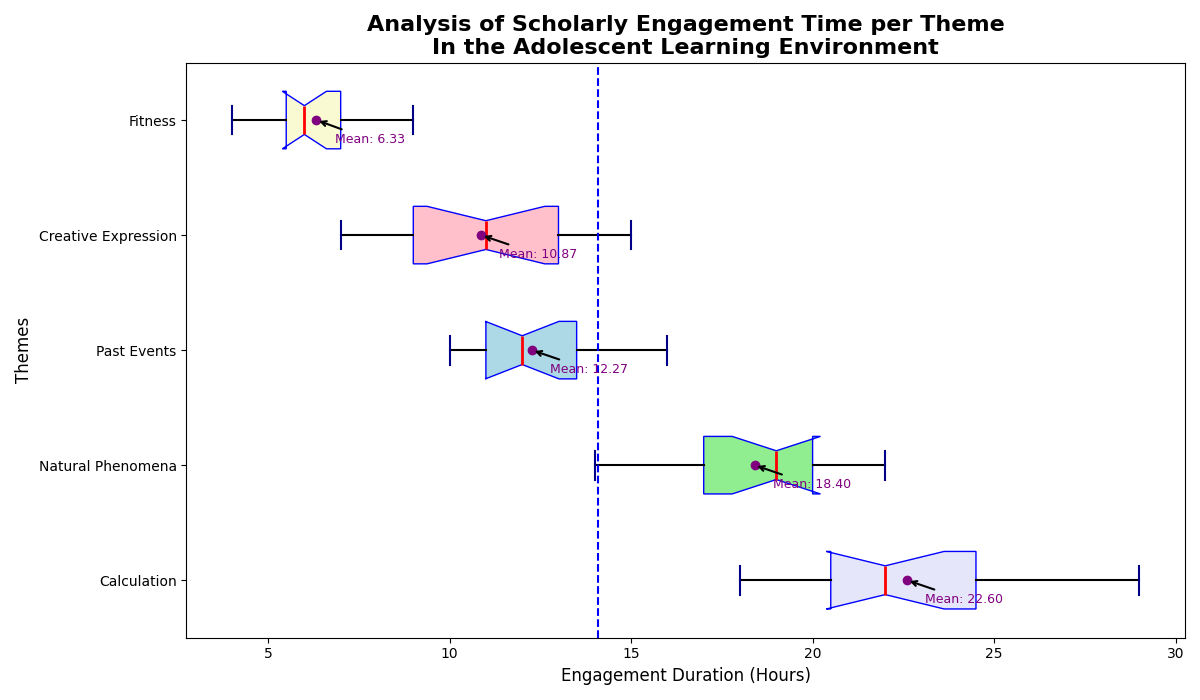

This figure's Python source:
import matplotlib.pyplot as plt
import numpy as np

# Data for hours spent on each subject by students over a month
math_hours = [20, 22, 19, 21, 23, 24, 22, 21, 25, 26, 28, 29, 18, 20, 21]
science_hours = [18, 17, 16, 19, 20, 22, 21, 19, 18, 17, 15, 14, 19, 20, 21]
history_hours = [10, 12, 11, 13, 14, 15, 13, 14, 16, 11, 10, 12, 10, 11, 12]
art_hours = [8, 9, 7, 10, 12, 15, 14, 11, 13, 13, 11, 9, 8, 10, 13]
pe_hours = [5, 6, 7, 6, 8, 9, 7, 6, 5, 4, 5, 6, 6, 7, 8]

study_data = [math_hours, science_hours, history_hours, art_hours, pe_hours]

# Altered subject labels
subjects = ['Calculation', 'Natural Phenomena', 'Past Events', 'Creative Expression', 'Fitness']

plt.figure(figsize=(12, 7))
bp = plt.boxplot(study_data, vert=False, patch_artist=True, notch=True,
                 boxprops=dict(color='blue'),
                 medianprops=dict(color='red', linewidth=2),
                 whiskerprops=dict(color='black', linewidth=1.5),
                 capprops=dict(color='darkblue', linewidth=1.5),
                 flierprops=dict(marker='o', color='orange', markersize=8, linestyle='none', markeredgecolor='orange'))

colors = ['lavender', 'lightgreen', 'lightblue', 'pink', 'lightgoldenrodyellow']
for patch, color in zip(bp['boxes'], colors):
    patch.set_facecolor(color)

# Altered title and labels
plt.title('Analysis of Scholarly Engagement Time per Theme\nIn the Adolescent Learning Environment', fontsize=16, fontweight='bold')
plt.xlabel('Engagement Duration (Hours)', fontsize=12)
plt.ylabel('Themes', fontsize=12)

plt.yticks(range(1, len(subjects) + 1), subjects)

means = [np.mean(data_set) for data_set in study_data]
for idx, mean in enumerate(means, start=1):
    plt.scatter(mean, idx, color='purple', zorder=3)
    plt.annotate(f'Mean: {mean:.2f}', xy=(mean, idx), xytext=(mean + 0.5, idx - 0.2),
                 fontsize=9, color='purple', arrowprops=dict(facecolor='purple', arrowstyle='->', lw=1.5))

average_study_time = np.mean([item for sublist in study_data for item in sublist])
plt.axvline(average_study_time, color='blue', linestyle='--', linewidth=1.5)

plt.tight_layout()

plt.show()
